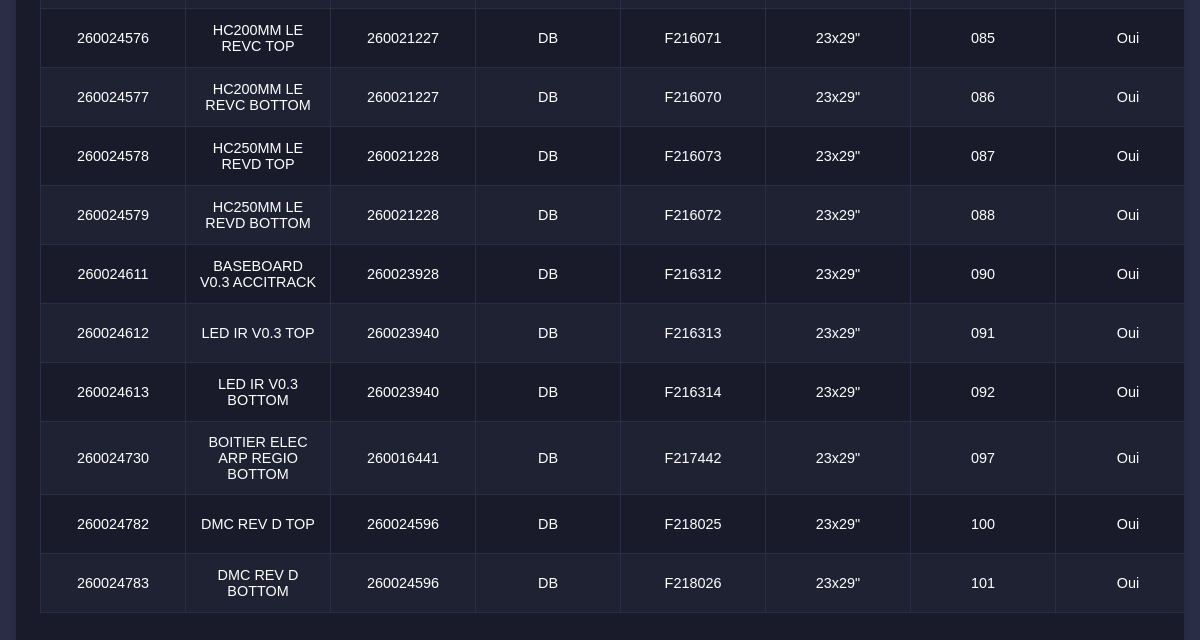
The page /ecran (signed in, lower part) on the database as committed earlier.
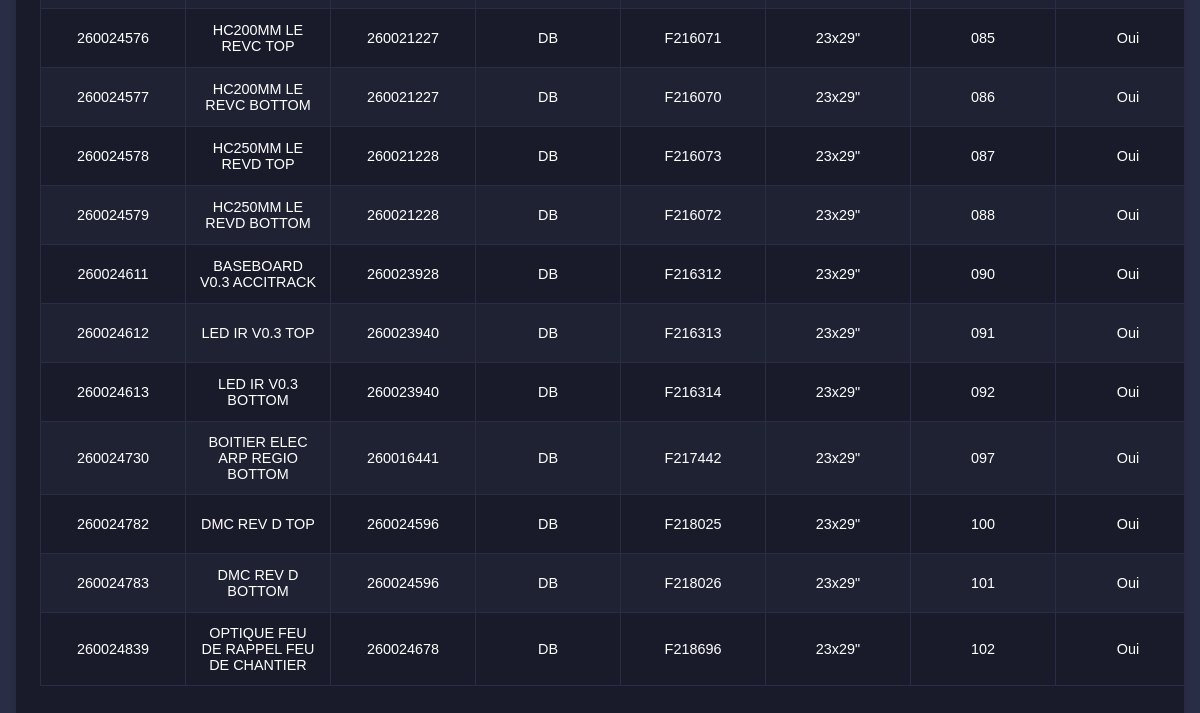
The same page on the database as committed later.
### tables this page shows
CREATE TABLE "serigraphie" (
	"ref_ecran"	INTEGER UNIQUE,
	"libelle"	TEXT NOT NULL,
	"pcb"	INTEGER,
	"fab"	TEXT NOT NULL,
	"n_fab"	TEXT,
	"type"	TEXT NOT NULL,
	"n"	TEXT NOT NULL UNIQUE,
	"sorti"	INTEGER DEFAULT 0,
	"lave"	INTEGER DEFAULT 1,
	PRIMARY KEY("ref_ecran")
);

### APP.py (the view)
@app.route('/ecran')
def ecran():
    if 'prenom' not in session:
        return redirect('/')
    conn = get_db_connection()
    cursor = conn.cursor()
    cursor.execute('SELECT ref_ecran, libelle, pcb, fab, n_fab, type, n, sorti, lave FROM serigraphie')
    ecrans = cursor.fetchall()
    conn.close()
    admin = session.get('admin', 0) == 1
    return render_template('ecran.html', ecrans=ecrans, admin=admin)

### APP.py (called while the page is built)
def get_db_connection():
    conn = sqlite3.connect(database)
    conn.row_factory = sqlite3.Row
    return conn

### Templates/ecran.html (shortened to what this page needs)
<!DOCTYPE html>
<html lang="fr">
<head>
    <link rel="stylesheet" href="Styles/ecran.css">
</head>
<body>
    <div class="container">
        <table id="serigraphie-table">
            <tbody>
                {% for ecran in ecrans %}
                <tr>
                    <td>{{ ecran.ref_ecran }}</td>
                    <td>{{ ecran.libelle }}</td>
                    <td>{{ ecran.pcb }}</td>
                    <td>{{ ecran.fab }}</td>
                    <td>{{ ecran.n_fab }}</td>
                    <td>{{ ecran.type }}</td>
                    <td>{{ ecran.n }}</td>
                    <td>{{ 'Oui' if ecran.lave == 1 else 'Non' }}</td>
                </tr>
                {% endfor %}
            </tbody>
        </table>
    </div>
</body>
</html>

### Styles/ecran.css (style rules this page uses)
body { font-family: 'Lucida Sans', 'Lucida Sans Regular', 'Lucida Grande', 'Lucida Sans Unicode', Geneva, Verdana, sans-serif; background-color: #2A2D46; display: flex; justify-content: center; align-items: flex-start; margin: 0; padding: 1rem; box-sizing: border-box; }
.container { background-color: #191B2A; padding: 1.5rem; border-radius: 8px; box-shadow: 0 4px 6px rgba(0, 0, 0, 0.2); width: 100%; max-width: 100%; overflow-x: auto; box-sizing: border-box; }
table { width: 100%; border-collapse: collapse; margin-bottom: 1rem; text-align: left; }

Rows that differ between the two databases and show on the page:
added serigraphie: ref_ecran "260024839", libelle "OPTIQUE FEU DE RAPPEL FEU DE CHANTIER", pcb "260024678", fab "DB", n_fab "F218696", type "23x29\"", n "102", lave "Oui"
